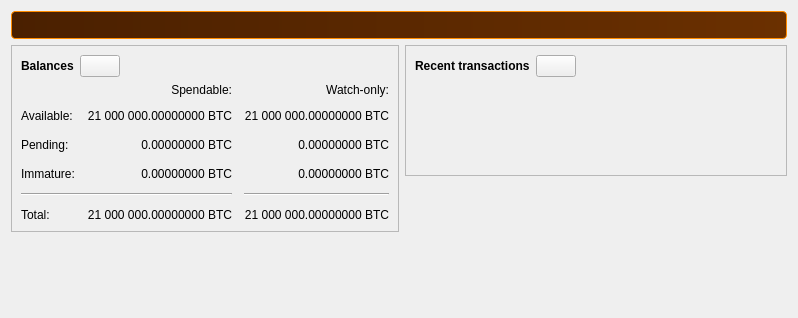
<?xml version="1.0" encoding="UTF-8"?>
<ui version="4.0">
 <class>OverviewPage</class>
 <widget class="QWidget" name="OverviewPage">
  <property name="geometry">
   <rect>
    <x>0</x>
    <y>0</y>
    <width>798</width>
    <height>318</height>
   </rect>
  </property>
  <property name="windowTitle">
   <string>Form</string>
  </property>
  <layout class="QVBoxLayout" name="topLayout">
   <item>
    <widget class="QLabel" name="labelAlerts">
     <property name="visible">
      <bool>false</bool>
     </property>
     <property name="styleSheet">
      <string notr="true">QLabel { background-color: qlineargradient(x1: 0, y1: 0, x2: 1, y2: 0, stop:0 #4a2000, stop:1 #6b3000); color:#FFBF00; border: 1px solid #FF8C00; border-radius: 4px; padding: 6px; }</string>
     </property>
     <property name="wordWrap">
      <bool>true</bool>
     </property>
     <property name="margin">
      <number>3</number>
     </property>
     <property name="textInteractionFlags">
      <set>Qt::TextSelectableByMouse</set>
     </property>
    </widget>
   </item>
   <item>
    <layout class="QHBoxLayout" name="horizontalLayout" stretch="1,1">
     <item>
      <layout class="QVBoxLayout" name="verticalLayout_2">
       <item>
        <widget class="QFrame" name="frame">
         <property name="frameShape">
          <enum>QFrame::StyledPanel</enum>
         </property>
         <property name="frameShadow">
          <enum>QFrame::Raised</enum>
         </property>
         <layout class="QVBoxLayout" name="verticalLayout_4">
          <item>
           <layout class="QHBoxLayout" name="horizontalLayout_4">
            <item>
             <widget class="QLabel" name="label_5">
              <property name="font">
               <font>
                <weight>75</weight>
                <bold>true</bold>
               </font>
              </property>
              <property name="text">
               <string>Balances</string>
              </property>
             </widget>
            </item>
            <item>
             <widget class="QPushButton" name="labelWalletStatus">
              <property name="enabled">
               <bool>true</bool>
              </property>
              <property name="maximumSize">
               <size>
                <width>45</width>
                <height>16777215</height>
               </size>
              </property>
              <property name="toolTip">
               <string>The displayed information may be out of date. Your wallet automatically synchronizes with the Bitcoin network after a connection is established, but this process has not completed yet.</string>
              </property>
              <property name="text">
               <string/>
              </property>
              <property name="icon">
               <iconset resource="../bitcoin.qrc">
                <normaloff>:/icons/warning</normaloff>
                <disabledoff>:/icons/warning</disabledoff>:/icons/warning</iconset>
              </property>
              <property name="iconSize">
               <size>
                <width>24</width>
                <height>24</height>
               </size>
              </property>
             </widget>
            </item>
            <item>
             <spacer name="horizontalSpacer_3">
              <property name="orientation">
               <enum>Qt::Horizontal</enum>
              </property>
              <property name="sizeHint" stdset="0">
               <size>
                <width>40</width>
                <height>20</height>
               </size>
              </property>
             </spacer>
            </item>
           </layout>
          </item>
          <item>
           <layout class="QGridLayout" name="gridLayout">
            <property name="spacing">
             <number>12</number>
            </property>
            <item row="2" column="2">
             <widget class="QLabel" name="labelWatchPending">
              <property name="cursor">
               <cursorShape>IBeamCursor</cursorShape>
              </property>
              <property name="toolTip">
               <string>Unconfirmed transactions to watch-only addresses</string>
              </property>
              <property name="text">
               <string notr="true">0.00000000 BTC</string>
              </property>
              <property name="alignment">
               <set>Qt::AlignRight|Qt::AlignTrailing|Qt::AlignVCenter</set>
              </property>
              <property name="textInteractionFlags">
               <set>Qt::LinksAccessibleByMouse|Qt::TextSelectableByKeyboard|Qt::TextSelectableByMouse</set>
              </property>
             </widget>
            </item>
            <item row="2" column="1">
             <widget class="QLabel" name="labelUnconfirmed">
              <property name="cursor">
               <cursorShape>IBeamCursor</cursorShape>
              </property>
              <property name="toolTip">
               <string>Total of transactions that have yet to be confirmed, and do not yet count toward the spendable balance</string>
              </property>
              <property name="text">
               <string notr="true">0.00000000 BTC</string>
              </property>
              <property name="alignment">
               <set>Qt::AlignRight|Qt::AlignTrailing|Qt::AlignVCenter</set>
              </property>
              <property name="textInteractionFlags">
               <set>Qt::LinksAccessibleByMouse|Qt::TextSelectableByKeyboard|Qt::TextSelectableByMouse</set>
              </property>
             </widget>
            </item>
            <item row="3" column="2">
             <widget class="QLabel" name="labelWatchImmature">
              <property name="cursor">
               <cursorShape>IBeamCursor</cursorShape>
              </property>
              <property name="toolTip">
               <string>Mined balance in watch-only addresses that has not yet matured</string>
              </property>
              <property name="text">
               <string notr="true">0.00000000 BTC</string>
              </property>
              <property name="alignment">
               <set>Qt::AlignRight|Qt::AlignTrailing|Qt::AlignVCenter</set>
              </property>
              <property name="textInteractionFlags">
               <set>Qt::LinksAccessibleByMouse|Qt::TextSelectableByKeyboard|Qt::TextSelectableByMouse</set>
              </property>
             </widget>
            </item>
            <item row="4" column="0" colspan="2">
             <widget class="Line" name="line">
              <property name="orientation">
               <enum>Qt::Horizontal</enum>
              </property>
             </widget>
            </item>
            <item row="4" column="2">
             <widget class="Line" name="lineWatchBalance">
              <property name="sizePolicy">
               <sizepolicy hsizetype="Preferred" vsizetype="Fixed">
                <horstretch>0</horstretch>
                <verstretch>0</verstretch>
               </sizepolicy>
              </property>
              <property name="minimumSize">
               <size>
                <width>140</width>
                <height>0</height>
               </size>
              </property>
              <property name="orientation">
               <enum>Qt::Horizontal</enum>
              </property>
             </widget>
            </item>
            <item row="5" column="0">
             <widget class="QLabel" name="labelTotalText">
              <property name="text">
               <string>Total:</string>
              </property>
             </widget>
            </item>
            <item row="3" column="1">
             <widget class="QLabel" name="labelImmature">
              <property name="cursor">
               <cursorShape>IBeamCursor</cursorShape>
              </property>
              <property name="toolTip">
               <string>Mined balance that has not yet matured</string>
              </property>
              <property name="text">
               <string notr="true">0.00000000 BTC</string>
              </property>
              <property name="alignment">
               <set>Qt::AlignRight|Qt::AlignTrailing|Qt::AlignVCenter</set>
              </property>
              <property name="textInteractionFlags">
               <set>Qt::LinksAccessibleByMouse|Qt::TextSelectableByKeyboard|Qt::TextSelectableByMouse</set>
              </property>
             </widget>
            </item>
            <item row="2" column="3">
             <spacer name="horizontalSpacer_2">
              <property name="orientation">
               <enum>Qt::Horizontal</enum>
              </property>
              <property name="sizeHint" stdset="0">
               <size>
                <width>40</width>
                <height>20</height>
               </size>
              </property>
             </spacer>
            </item>
            <item row="3" column="0">
             <widget class="QLabel" name="labelImmatureText">
              <property name="text">
               <string>Immature:</string>
              </property>
             </widget>
            </item>
            <item row="5" column="1">
             <widget class="QLabel" name="labelTotal">
              <property name="cursor">
               <cursorShape>IBeamCursor</cursorShape>
              </property>
              <property name="toolTip">
               <string>Your current total balance</string>
              </property>
              <property name="text">
               <string notr="true">21 000 000.00000000 BTC</string>
              </property>
              <property name="alignment">
               <set>Qt::AlignRight|Qt::AlignTrailing|Qt::AlignVCenter</set>
              </property>
              <property name="textInteractionFlags">
               <set>Qt::LinksAccessibleByMouse|Qt::TextSelectableByKeyboard|Qt::TextSelectableByMouse</set>
              </property>
             </widget>
            </item>
            <item row="5" column="2">
             <widget class="QLabel" name="labelWatchTotal">
              <property name="cursor">
               <cursorShape>IBeamCursor</cursorShape>
              </property>
              <property name="toolTip">
               <string>Current total balance in watch-only addresses</string>
              </property>
              <property name="text">
               <string notr="true">21 000 000.00000000 BTC</string>
              </property>
              <property name="alignment">
               <set>Qt::AlignRight|Qt::AlignTrailing|Qt::AlignVCenter</set>
              </property>
              <property name="textInteractionFlags">
               <set>Qt::LinksAccessibleByMouse|Qt::TextSelectableByKeyboard|Qt::TextSelectableByMouse</set>
              </property>
             </widget>
            </item>
            <item row="0" column="2">
             <widget class="QLabel" name="labelWatchonly">
              <property name="text">
               <string>Watch-only:</string>
              </property>
              <property name="alignment">
               <set>Qt::AlignRight|Qt::AlignTrailing|Qt::AlignVCenter</set>
              </property>
             </widget>
            </item>
            <item row="1" column="0">
             <widget class="QLabel" name="labelBalanceText">
              <property name="text">
               <string>Available:</string>
              </property>
             </widget>
            </item>
            <item row="1" column="1">
             <widget class="QLabel" name="labelBalance">
              <property name="cursor">
               <cursorShape>IBeamCursor</cursorShape>
              </property>
              <property name="toolTip">
               <string>Your current spendable balance</string>
              </property>
              <property name="text">
               <string notr="true">21 000 000.00000000 BTC</string>
              </property>
              <property name="alignment">
               <set>Qt::AlignRight|Qt::AlignTrailing|Qt::AlignVCenter</set>
              </property>
              <property name="textInteractionFlags">
               <set>Qt::LinksAccessibleByMouse|Qt::TextSelectableByKeyboard|Qt::TextSelectableByMouse</set>
              </property>
             </widget>
            </item>
            <item row="1" column="2">
             <widget class="QLabel" name="labelWatchAvailable">
              <property name="cursor">
               <cursorShape>IBeamCursor</cursorShape>
              </property>
              <property name="toolTip">
               <string>Your current balance in watch-only addresses</string>
              </property>
              <property name="text">
               <string notr="true">21 000 000.00000000 BTC</string>
              </property>
              <property name="alignment">
               <set>Qt::AlignRight|Qt::AlignTrailing|Qt::AlignVCenter</set>
              </property>
              <property name="textInteractionFlags">
               <set>Qt::LinksAccessibleByMouse|Qt::TextSelectableByKeyboard|Qt::TextSelectableByMouse</set>
              </property>
             </widget>
            </item>
            <item row="2" column="0">
             <widget class="QLabel" name="labelPendingText">
              <property name="text">
               <string>Pending:</string>
              </property>
             </widget>
            </item>
            <item row="0" column="1">
             <widget class="QLabel" name="labelSpendable">
              <property name="text">
               <string>Spendable:</string>
              </property>
              <property name="alignment">
               <set>Qt::AlignRight|Qt::AlignTrailing|Qt::AlignVCenter</set>
              </property>
             </widget>
            </item>
           </layout>
          </item>
         </layout>
        </widget>
       </item>
       <item>
        <spacer name="verticalSpacer">
         <property name="orientation">
          <enum>Qt::Vertical</enum>
         </property>
         <property name="sizeHint" stdset="0">
          <size>
           <width>20</width>
           <height>40</height>
          </size>
         </property>
        </spacer>
       </item>
      </layout>
     </item>
     <item>
      <layout class="QVBoxLayout" name="verticalLayout_3">
       <item>
        <widget class="QFrame" name="frame_2">
         <property name="frameShape">
          <enum>QFrame::StyledPanel</enum>
         </property>
         <property name="frameShadow">
          <enum>QFrame::Raised</enum>
         </property>
         <layout class="QVBoxLayout" name="verticalLayout">
          <item>
           <layout class="QHBoxLayout" name="horizontalLayout_2">
            <item>
             <widget class="QLabel" name="label_4">
              <property name="font">
               <font>
                <weight>75</weight>
                <bold>true</bold>
               </font>
              </property>
              <property name="text">
               <string>Recent transactions</string>
              </property>
             </widget>
            </item>
            <item>
             <widget class="QPushButton" name="labelTransactionsStatus">
              <property name="enabled">
               <bool>true</bool>
              </property>
              <property name="maximumSize">
               <size>
                <width>45</width>
                <height>16777215</height>
               </size>
              </property>
              <property name="toolTip">
               <string>The displayed information may be out of date. Your wallet automatically synchronizes with the Bitcoin network after a connection is established, but this process has not completed yet.</string>
              </property>
              <property name="text">
               <string/>
              </property>
              <property name="icon">
               <iconset resource="../bitcoin.qrc">
                <normaloff>:/icons/warning</normaloff>
                <disabledoff>:/icons/warning</disabledoff>:/icons/warning</iconset>
              </property>
              <property name="iconSize">
               <size>
                <width>24</width>
                <height>24</height>
               </size>
              </property>
             </widget>
            </item>
            <item>
             <spacer name="horizontalSpacer">
              <property name="orientation">
               <enum>Qt::Horizontal</enum>
              </property>
              <property name="sizeHint" stdset="0">
               <size>
                <width>40</width>
                <height>20</height>
               </size>
              </property>
             </spacer>
            </item>
           </layout>
          </item>
          <item>
           <widget class="TransactionOverviewWidget" name="listTransactions">
            <property name="styleSheet">
             <string notr="true">QListView { background: transparent; }</string>
            </property>
            <property name="frameShape">
             <enum>QFrame::NoFrame</enum>
            </property>
            <property name="verticalScrollBarPolicy">
             <enum>Qt::ScrollBarAlwaysOff</enum>
            </property>
            <property name="horizontalScrollBarPolicy">
             <enum>Qt::ScrollBarAlwaysOff</enum>
            </property>
            <property name="sizeAdjustPolicy">
             <enum>QAbstractScrollArea::AdjustToContents</enum>
            </property>
            <property name="selectionMode">
             <enum>QAbstractItemView::NoSelection</enum>
            </property>
            <property name="uniformItemSizes">
             <bool>true</bool>
            </property>
           </widget>
          </item>
         </layout>
        </widget>
       </item>
       <item>
        <spacer name="verticalSpacer_2">
         <property name="orientation">
          <enum>Qt::Vertical</enum>
         </property>
         <property name="sizeHint" stdset="0">
          <size>
           <width>20</width>
           <height>40</height>
          </size>
         </property>
        </spacer>
       </item>
      </layout>
     </item>
    </layout>
   </item>
  </layout>
 </widget>
 <customwidgets>
  <customwidget>
   <class>TransactionOverviewWidget</class>
   <extends>QListView</extends>
   <header>qt/transactionoverviewwidget.h</header>
  </customwidget>
 </customwidgets>
 <resources/>
 <connections/>
</ui>
